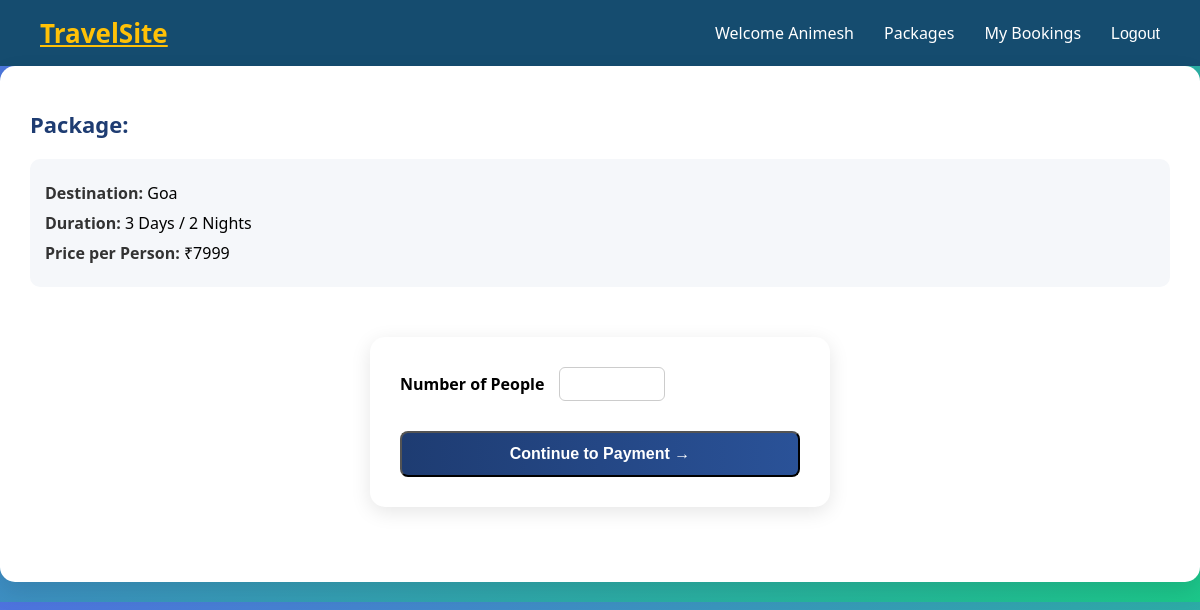
Screenshot of /book/1/ (signed in) with the database file from the repository.
### tour/models.py (models this page shows, shortened)
class Package(models.Model):
    title = models.CharField(max_length=200)
    destination = models.ForeignKey(Destination, on_delete=models.CASCADE)
    price = models.IntegerField()
    duration = models.CharField(max_length=100)
    description = models.TextField()

class Destination(models.Model):
    name = models.CharField(max_length=100)
    location = models.CharField(max_length=100)
    description = models.TextField()
    def __str__(self):
        return self.name

### tour/views.py (the view, shortened to what this page needs)
# urls.py: path('book/<int:package_id>/', views.book_package, name="book"),
@login_required
def book_package(request, package_id):
    package = Package.objects.get(id=package_id)
    return render(request, "tour/book.html", {"package": package})

### tour/templates/tour/book.html (shortened to what this page needs)
{% extends 'tour/base.html' %}
{% block content %}
<div class="booking-container">
    <div class="booking-card">
        <h2 class="package-title">Package: {{ package.name }}</h2>
        <div class="package-info">
            <p><span>Destination:</span> {{ package.destination }}</p>
            <p><span>Duration:</span> {{ package.duration }}</p>
            <p><span>Price per Person:</span> ₹{{ package.price }}</p>
        </div>
        <form method="POST" class="booking-form">
            <div class="form-group">
                <label>Number of People</label>
                <input type="number" name="persons" min="1" required>
            </div>
            <button type="submit" class="pay-btn">
                Continue to Payment →
            </button>
        </form>
</div>
</div>
{% endblock %}

### tour/templates/tour/base.html (shortened to what this page needs)
{% load static %}
<!DOCTYPE html>
<html>
<head>
    <link rel="stylesheet" href="{% static 'css/style.css' %}">
</head>
<body>
<header class="navbar">
    <div class="logo">
        <a href="{% url 'home' %}">TravelSite</a>
    </div>
    <div class="nav-right">
        {% if user.is_authenticated %}
            <span class="welcome">Welcome {{ user.username }}</span>
        <a href="{% url 'packages' %}">Packages</a>
        <a href="{% url 'my_bookings' %}">My Bookings</a>
<form method="POST" action="{% url 'logout' %}" style="display:inline;">
    <button type="submit" class="logout-btn">Logout</button>
</form>        {% else %}
            <a href="{% url 'register' %}">Register</a>
            <a href="{% url 'login' %}">Login</a>
            <a href="{% url 'packages' %}">Packages</a>
        {% endif %}
    </div>
</header>
<div class="container">
    {% block content %}
    {% endblock %}
</div>
</body>
</html>

### tour/static/css/style.css (style rules this page uses)
.navbar { display: flex; justify-content: space-between; align-items: center; background-color: #154c6f; padding: 15px 40px; }
.logo a { font-size: 26px; font-weight: bold; color: #ffc107; }
.nav-right { display: flex; align-items: center; gap: 30px; }
.welcome { color: white; font-weight: 500; }
.nav-right a { text-decoration: none; color: white; font-weight: 500; transition: 0.3s; }
.logout-btn { background: none; border: none; color: white; font-weight: 500; font-size: 16px; cursor: pointer; transition: 0.3s; padding: 0; }
body { margin: 0; font-family: 'Segoe UI', sans-serif; background: linear-gradient(135deg, #4e73df, #1cc88a); }
input { width: 100%; padding: 10px; border-radius: 8px; border: 1px solid #ccc; transition: 0.3s; }
.booking-form { width: 400px; margin: 50px auto; background: white; padding: 30px; border-radius: 15px; box-shadow: 0 5px 20px rgba(0,0,0,0.1); }
.booking-card { background: white; border-radius: 15px; padding: 20px; margin-bottom: 20px; position: relative; }
.booking-card { background: #ffffff; border-radius: 15px; padding: 25px 30px; box-shadow: 0 10px 25px rgba(0,0,0,0.1); transition: 0.3s; }
.package-title { margin-bottom: 20px; color: #1e3c72; font-size: 22px; }
.package-info { background: #f5f7fa; padding: 15px; border-radius: 10px; margin-bottom: 25px; }
.package-info p { margin: 8px 0; font-size: 16px; }
.package-info span { font-weight: 600; color: #333; }
.form-group { display: flex; align-items: center; gap: 15px; margin-bottom: 20px; }
.form-group label { flex: 0 0 auto; font-weight: 600; }
.form-group input { flex: 0 0 80px; padding: 8px 12px; border-radius: 6px; border: 1px solid #ccc; font-size: 14px; }
.pay-btn { width: 100%; padding: 12px; border-radius: 8px; background: linear-gradient(to right, #1e3c72, #2a5298); color: white; font-weight: 600; font-size: 16px; cursor: pointer; transition: 0.3s ease; margin-top: 10px; }

### rows the page displays
Package: destination "Goa", duration "3 Days / 2 Nights", price "7999"

### other values shown
{{ user.username }} "Animesh"
